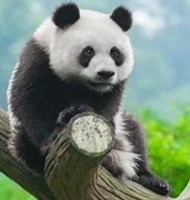
#> input picture 0003.png, 190 x 200 px, found by its file name
$ jupyter execute Untitled0.ipynb
#> lines starting #> are read from the running program, lines starting #| are printed output that depends on the picture
[cell 1]
import numpy as np
import pandas as pd
import cv2 as cv
from skimage import io
from PIL import Image
import matplotlib.pylab as plt

[cell 2]
from google.colab import drive
from google.colab.patches import cv2_imshow
drive.mount('/content/drive')

[cell 3]
image1 = io.imread('drive/MyDrive/0003.png')
#> image1 is the input picture: shape (200, 190, 4); mean R, G, B, A 116.6, 133.7, 117.8, 255
cv2_imshow(image1)

[cell 4]
image2 = cv.cvtColor(image1, cv.COLOR_BGR2RGB)
cv2_imshow(image2)

[cell 5]
gray_image = cv.cvtColor(image2, cv.COLOR_RGB2GRAY)
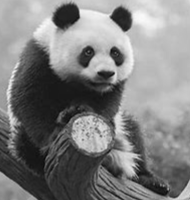
#> gray_image: shape (200, 190); min 9, max 249, mean 127
cv2_imshow(gray_image)

[cell 6]
print(image2.dtype)
#| uint8
print(image2.shape[0])
#| 200
print(image2.shape[1])
#| 190
print(image2.shape[2])
#| 3
plt.hist(image2.ravel(),bins = 256,range=[0,256])
plt.show()
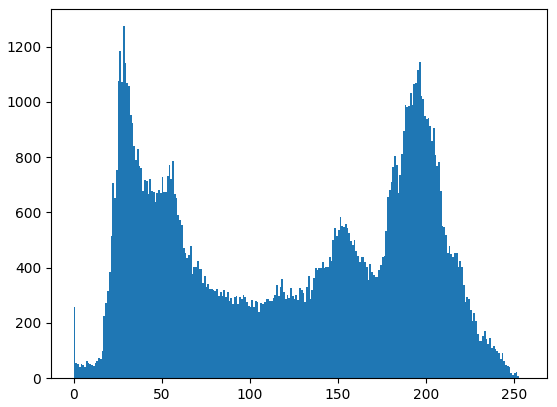
#> figure drawn by matplotlib, 1 panel; tallest bar 1274 high, from x = 28 to 29

[cell 7]
color = ('b','g','r')
for i,col in enumerate(color):
    histr = cv.calcHist([image2],[i],None,[256],[0,200])
    plt.plot(histr,color = col)
    plt.xlim([0,256])
plt.show()
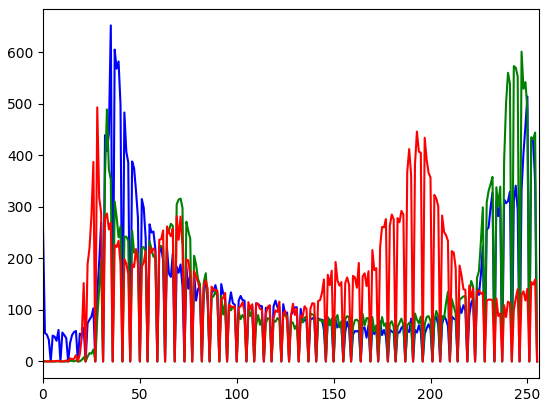
#> figure drawn by matplotlib, 1 panel; curve peaks at x = 35, y = 652; curve peaks at x = 247, y = 601; curve peaks at x = 28, y = 493

[cell 8]
plt.contour(gray_image,origin = "image")
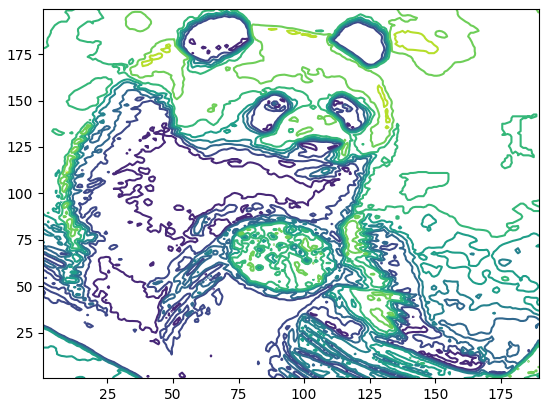
#> figure drawn by matplotlib, 1 panel

$ run again, with Noise_salt_and_pepper.png copied over 0003.png
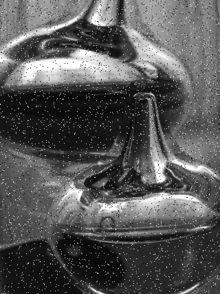
#> input picture Noise_salt_and_pepper.png, 220 x 294 px, found by its file name
#> image1 is the input picture: shape (294, 220, 3); min 2, max 255, mean 86.8
#| uint8
#| 294
#| 220
#| 3
#> `[cell 7] color = ('b','g','r') for i,col in enumerate(color): histr = ..`:
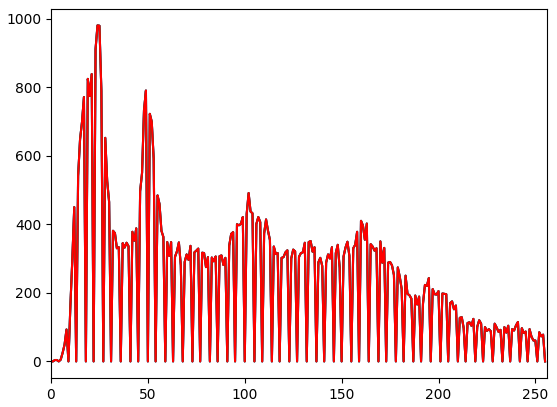
#> figure drawn by matplotlib, 1 panel; curve peaks at x = 24, y = 980; curve peaks at x = 24, y = 980; curve peaks at x = 24, y = 980
#> `[cell 8] plt.contour(gray_image,origin = "image")`:
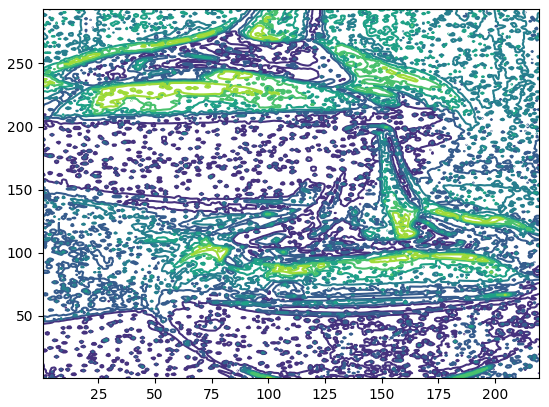
#> figure drawn by matplotlib, 1 panel
